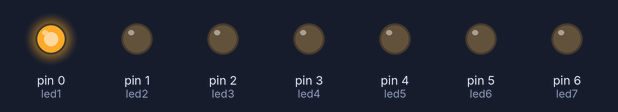
Recording of a sketch running on a simulated Arduino Uno, built with avr-gcc and run on an emulated ATmega328P. Parts: output pins drawn as LEDs (lit = HIGH).

Above: at 0.2 s.
At 1.2 s:
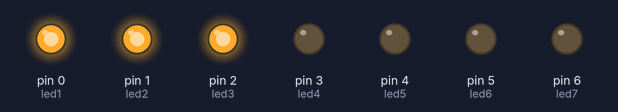
At 2.2 s:
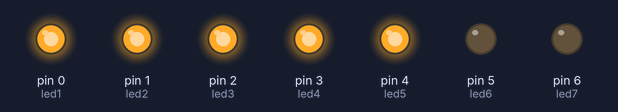
At 4.2 s:
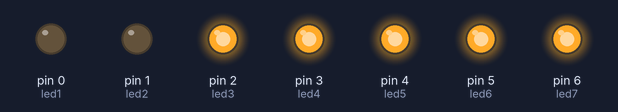
At 6.2 s:
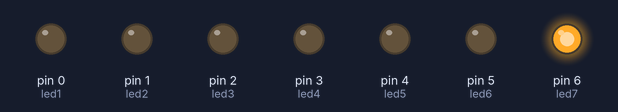
At 8.7 s:
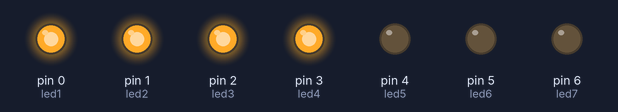
Timing chart, 0 to 9.1 s (numbered marks = the images above):
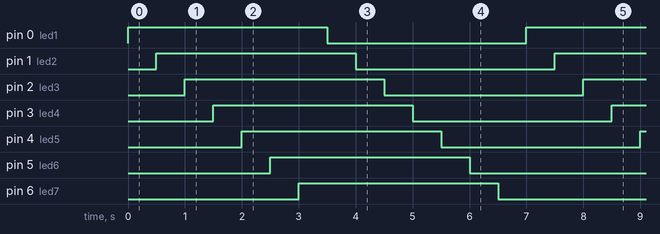

The sketch:

sketch_led.ino
```cpp
const int led1 = 0;
const int led2 = 1;
const int led3 = 2;
const int led4 = 3;
const int led5 = 4;
const int led6 = 5;
const int led7 = 6;
void setup() {
  // put your setup code here, to run once:

 pinMode(led1,OUTPUT);
 pinMode(led2,OUTPUT);
 pinMode(led3,OUTPUT);
 pinMode(led4,OUTPUT);
 pinMode(led5,OUTPUT);
 pinMode(led6,OUTPUT);
 pinMode(led7,OUTPUT);

}

void loop() {

  digitalWrite(led1,HIGH);
  delay(500);
  digitalWrite(led2,HIGH);
  delay(500);
  digitalWrite(led3,HIGH);
  delay(500);
  digitalWrite(led4,HIGH);
  delay(500);
  digitalWrite(led5,HIGH);
  delay(500);
  digitalWrite(led6,HIGH);
  delay(500);
  digitalWrite(led7,HIGH);
  delay(500);

  digitalWrite(led1,LOW);
  delay(500);
  digitalWrite(led2,LOW);
  delay(500);
  digitalWrite(led3,LOW);
  delay(500);
  digitalWrite(led4,LOW);
  delay(500);
  digitalWrite(led5,LOW);
  delay(500);
  digitalWrite(led6,LOW);
  delay(500);
  digitalWrite(led7,LOW);
  delay(500);

}
```

Measured:
- by itself, pin 0 (led1), pin 1 (led2), pin 2 (led3), pin 3 (led4), pin 4 (led5), pin 5 (led6), pin 6 (led7): alternates HIGH for 3.5 s and LOW for 3.5 s
- by itself, everything shown: repeats every 7.0 s, in 14 steps
